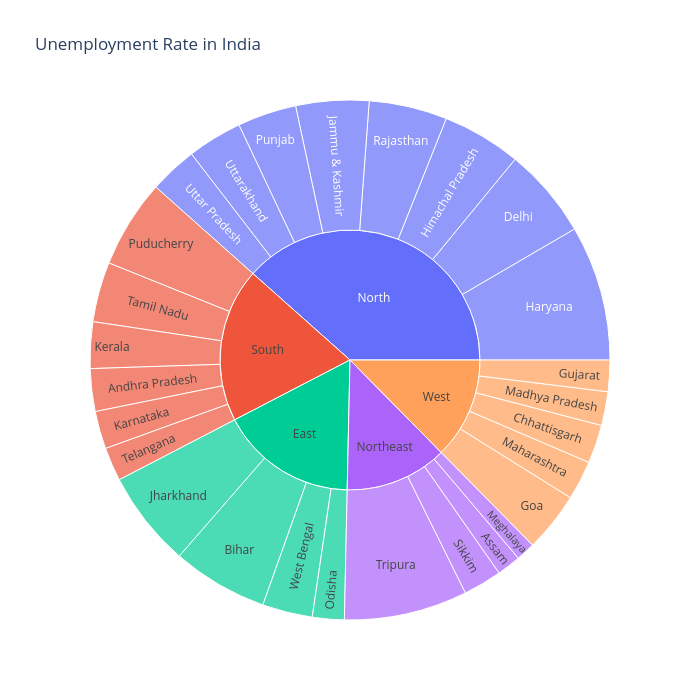

Write notebook code for a chart like this one.
### Code cell
unemploment = data[["States", "Region", "Estimated Unemployment Rate"]]
figure = px.sunburst(unemploment, path=["Region", "States"], 
                     values="Estimated Unemployment Rate", 
                     width=700, height=700, color_continuous_scale="RdY1Gn", 
                     title="Unemployment Rate in India")
figure.show()

### Figure 1 — Plotly figure (JSON) as saved in the notebook; plotly's stock layout.template omitted (floating-point values rounded to 4 significant figures)
{"data": [{"branchvalues": "total", "domain": {"x": [0, 1], "y": [0, 1]}, "hovertemplate": "labels=%{label}<br>Estimated Unemployment Rate=%{value}<br>parent=%{parent}<br>id=%{id}<extra></extra>", "ids": ["South/Andhra Pradesh", "Northeast/Assam", "East/Bihar", "West/Chhattisgarh", "North/Delhi", "West/Goa", "West/Gujarat", "North/Haryana", "North/Himachal Pradesh", "North/Jammu & Kashmir", "East/Jharkhand", "South/Karnataka", "South/Kerala", "West/Madhya Pradesh", "West/Maharashtra", "Northeast/Meghalaya", "East/Odisha", "South/Puducherry", "North/Punjab", "North/Rajasthan", "Northeast/Sikkim", "South/Tamil Nadu", "South/Telangana", "Northeast/Tripura", "North/Uttar Pradesh", "North/Uttarakhand", "East/West Bengal", "South", "Northeast", "East", "West", "North"], "labels": ["Andhra Pradesh", "Assam", "Bihar", "Chhattisgarh", "Delhi", "Goa", "Gujarat", "Haryana", "Himachal Pradesh", "Jammu & Kashmir", "Jharkhand", "Karnataka", "Kerala", "Madhya Pradesh", "Maharashtra", "Meghalaya", "Odisha", "Puducherry", "Punjab", "Rajasthan", "Sikkim", "Tamil Nadu", "Telangana", "Tripura", "Uttar Pradesh", "Uttarakhand", "West Bengal", "South", "Northeast", "East", "West", "North"], "name": "", "parents": ["South", "Northeast", "East", "West", "North", "West", "West", "North", "North", "North", "East", "South", "South", "West", "West", "Northeast", "East", "South", "North", "North", "Northeast", "South", "South", "Northeast", "North", "North", "East", "", "", "", "", ""], "type": "sunburst", "values": [86.64, 48.56, 194.7, 78.19, 184.1, 121.7, 63.76, 274.8, 160.7, 148.3, 195.4, 76.68, 94.34, 68.54, 79.79, 38.66, 64.62, 179.4, 119.8, 158.7, 78.34, 121.9, 68.33, 250.6, 97.37, 111.6, 101.9, 627.3, 416.1, 556.6, 411.9, 1255.0]}], "layout": {"height": 700, "legend": {"tracegroupgap": 0}, "title": {"text": "Unemployment Rate in India"}, "width": 700}}
